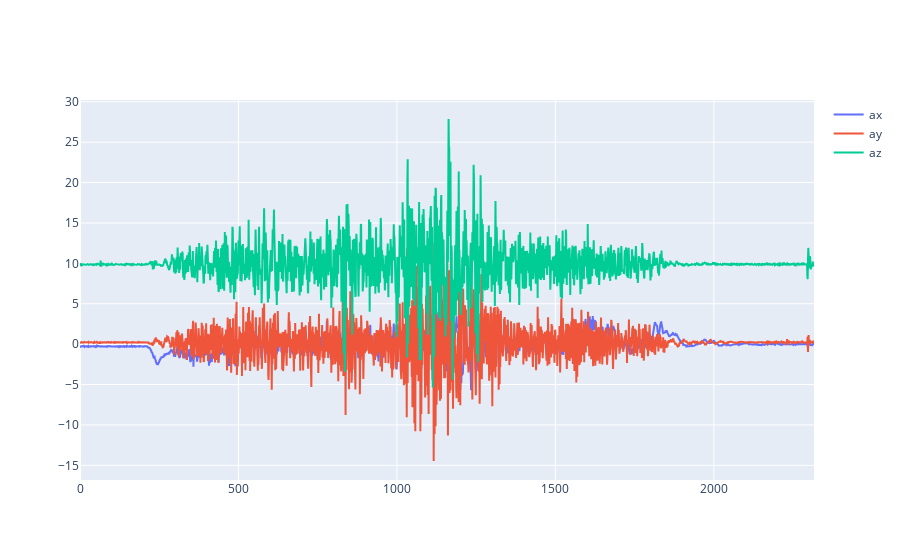

The notebook cell this image was saved under:
### Code cell
fig = single_graph(inverted_data[["ax", "ay", "az"]])
fig.show()

### Figure 1 — Plotly figure (JSON) as saved in the notebook; plotly's stock layout.template omitted (floating-point values rounded to 4 significant figures; data arrays with more than 128 entries replaced by an {"elided": "..."} marker saying what was removed)
{"data": [{"name": "ax", "type": "scatter", "x": {"elided": "2317 int values"}, "y": {"elided": "2317 float values"}}, {"name": "ay", "type": "scatter", "x": {"elided": "2317 int values"}, "y": {"elided": "2317 float values"}}, {"name": "az", "type": "scatter", "x": {"elided": "2317 int values"}, "y": {"elided": "2317 float values"}}], "layout": {}}
